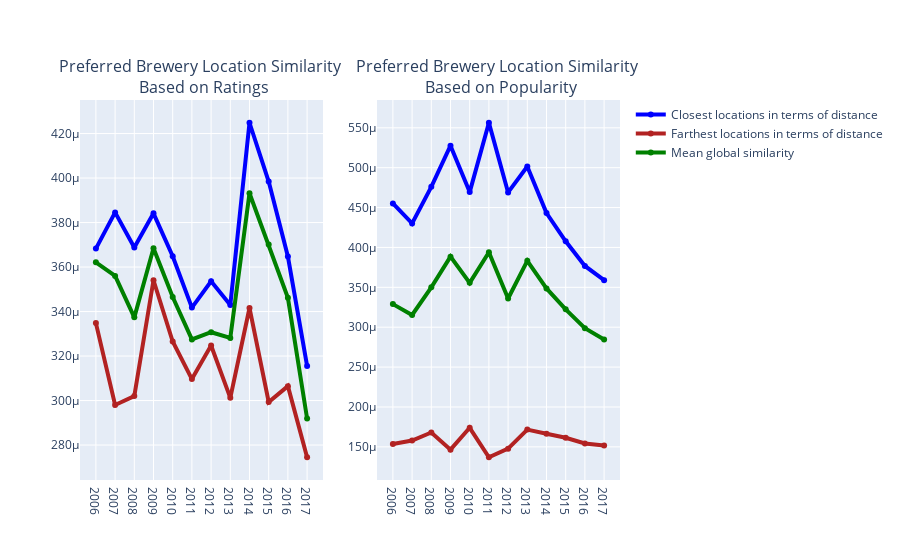

The code cell stored with this chart in its notebook:
### Code cell
fig = make_subplots(rows=1, cols=2, subplot_titles=("Preferred Brewery Location Similarity <br> Based on Ratings", "Preferred Brewery Location Similarity <br> Based on Popularity"))

fig.add_trace(go.Scatter(x=similarity_columns, y=closest_bc_ratings.mean(),name = 'Closest locations in terms of distance',   line=dict(color='blue', width=4)), row=1, col=1)
fig.add_trace(go.Scatter(x=similarity_columns, y=farthest_bc_ratings.mean(),name = 'Farthest locations in terms of distance',    line=dict(color='firebrick', width=4)), row=1, col=1)
fig.add_trace(go.Scatter(x=similarity_columns, y=brewery_similarity_ratings.iloc[:, 2:].mean(),name = 'Mean global similarity',    line=dict(color='green', width=4)), row=1, col=1)

fig.add_trace(go.Scatter(x=similarity_columns, y=closest_bc_pop.mean(),name = 'Closest locations in terms of distance',   line=dict(color='blue', width=4), showlegend=False), row=1, col=2)
fig.add_trace(go.Scatter(x=similarity_columns, y=farthest_bc_pop.mean(),name = 'Farthest locations in terms of distance',    line=dict(color='firebrick', width=4), showlegend=False), row=1, col=2)
fig.add_trace(go.Scatter(x=similarity_columns, y=brewery_similarity_popularity.iloc[:, 2:].mean(),name = 'Mean global similarity',    line=dict(color='green', width=4), showlegend=False), row=1, col=2)
fig.show()
fig.write_html('brewery_similarity_grouped_distance.html', include_plotlyjs=False, include_mathjax=False, full_html=False)

### Figure 1 — Plotly figure (JSON) as saved in the notebook; plotly's stock layout.template omitted (floating-point values rounded to 4 significant figures)
{"data": [{"line": {"color": "blue", "width": 4}, "name": "Closest locations in terms of distance", "type": "scatter", "x": ["2006", "2007", "2008", "2009", "2010", "2011", "2012", "2013", "2014", "2015", "2016", "2017"], "xaxis": "x", "y": [0.0003683, 0.0003846, 0.0003688, 0.0003842, 0.0003649, 0.0003418, 0.0003536, 0.000343, 0.0004249, 0.0003984, 0.0003647, 0.0003156], "yaxis": "y"}, {"line": {"color": "firebrick", "width": 4}, "name": "Farthest locations in terms of distance", "type": "scatter", "x": ["2006", "2007", "2008", "2009", "2010", "2011", "2012", "2013", "2014", "2015", "2016", "2017"], "xaxis": "x", "y": [0.0003348, 0.000298, 0.000302, 0.0003541, 0.0003266, 0.0003097, 0.0003247, 0.0003012, 0.0003416, 0.0002994, 0.0003065, 0.0002745], "yaxis": "y"}, {"line": {"color": "green", "width": 4}, "name": "Mean global similarity", "type": "scatter", "x": ["2006", "2007", "2008", "2009", "2010", "2011", "2012", "2013", "2014", "2015", "2016", "2017"], "xaxis": "x", "y": [0.0003622, 0.000356, 0.0003374, 0.0003685, 0.0003466, 0.0003275, 0.0003307, 0.0003282, 0.0003932, 0.0003701, 0.0003462, 0.0002919], "yaxis": "y"}, {"line": {"color": "blue", "width": 4}, "name": "Closest locations in terms of distance", "showlegend": false, "type": "scatter", "x": ["2006", "2007", "2008", "2009", "2010", "2011", "2012", "2013", "2014", "2015", "2016", "2017"], "xaxis": "x2", "y": [0.0004551, 0.0004301, 0.000476, 0.0005276, 0.0004694, 0.0005563, 0.000469, 0.0005014, 0.0004432, 0.0004077, 0.0003768, 0.0003589], "yaxis": "y2"}, {"line": {"color": "firebrick", "width": 4}, "name": "Farthest locations in terms of distance", "showlegend": false, "type": "scatter", "x": ["2006", "2007", "2008", "2009", "2010", "2011", "2012", "2013", "2014", "2015", "2016", "2017"], "xaxis": "x2", "y": [0.0001536, 0.000158, 0.000168, 0.0001464, 0.0001739, 0.000137, 0.0001478, 0.0001716, 0.0001665, 0.0001614, 0.0001542, 0.0001517], "yaxis": "y2"}, {"line": {"color": "green", "width": 4}, "name": "Mean global similarity", "showlegend": false, "type": "scatter", "x": ["2006", "2007", "2008", "2009", "2010", "2011", "2012", "2013", "2014", "2015", "2016", "2017"], "xaxis": "x2", "y": [0.0003289, 0.0003153, 0.0003501, 0.0003885, 0.0003556, 0.000394, 0.000336, 0.0003832, 0.0003486, 0.0003224, 0.0002987, 0.0002846], "yaxis": "y2"}], "layout": {"annotations": [{"font": {"size": 16}, "showarrow": false, "text": "Preferred Brewery Location Similarity <br> Based on Ratings", "x": 0.225, "xanchor": "center", "xref": "paper", "y": 1, "yanchor": "bottom", "yref": "paper"}, {"font": {"size": 16}, "showarrow": false, "text": "Preferred Brewery Location Similarity <br> Based on Popularity", "x": 0.775, "xanchor": "center", "xref": "paper", "y": 1, "yanchor": "bottom", "yref": "paper"}], "xaxis": {"anchor": "y", "domain": [0, 0.45]}, "xaxis2": {"anchor": "y2", "domain": [0.55, 1]}, "yaxis": {"anchor": "x", "domain": [0, 1]}, "yaxis2": {"anchor": "x2", "domain": [0, 1]}}}
